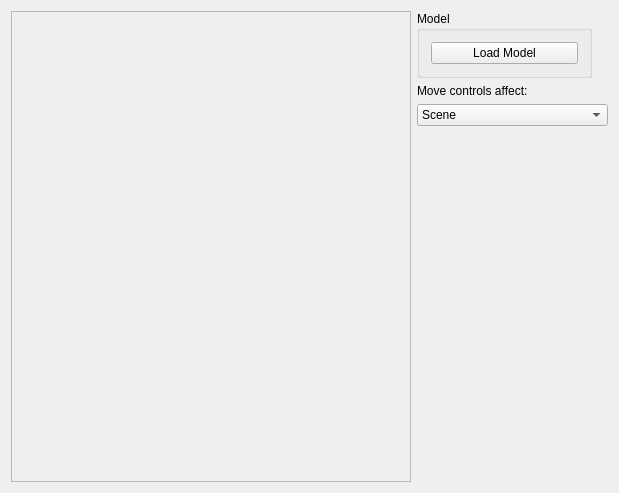
<?xml version="1.0" encoding="UTF-8"?>
<ui version="4.0">
 <class>PhongWindow</class>
 <widget class="QWidget" name="PhongWindow">
  <property name="geometry">
   <rect>
    <x>0</x>
    <y>0</y>
    <width>619</width>
    <height>493</height>
   </rect>
  </property>
  <property name="windowTitle">
   <string>Phong Shading</string>
  </property>
  <layout class="QGridLayout" name="gridLayout_3">
   <item row="0" column="0">
    <layout class="QHBoxLayout" name="horizontalLayout_2">
     <item>
      <widget class="QFrame" name="qGLFrame">
       <property name="minimumSize">
        <size>
         <width>400</width>
         <height>400</height>
        </size>
       </property>
       <property name="frameShape">
        <enum>QFrame::StyledPanel</enum>
       </property>
       <property name="frameShadow">
        <enum>QFrame::Raised</enum>
       </property>
      </widget>
     </item>
     <item>
      <layout class="QVBoxLayout" name="verticalLayout">
       <item>
        <widget class="QGroupBox" name="groupBox">
         <property name="sizePolicy">
          <sizepolicy hsizetype="Fixed" vsizetype="Preferred">
           <horstretch>0</horstretch>
           <verstretch>0</verstretch>
          </sizepolicy>
         </property>
         <property name="minimumSize">
          <size>
           <width>175</width>
           <height>0</height>
          </size>
         </property>
         <property name="maximumSize">
          <size>
           <width>175</width>
           <height>16777215</height>
          </size>
         </property>
         <property name="title">
          <string>Model </string>
         </property>
         <layout class="QGridLayout" name="gridLayout">
          <item row="0" column="0">
           <widget class="QPushButton" name="qLoadModelButton">
            <property name="text">
             <string>Load Model</string>
            </property>
           </widget>
          </item>
         </layout>
        </widget>
       </item>
       <item>
        <widget class="QLabel" name="label">
         <property name="text">
          <string>Move controls affect:</string>
         </property>
        </widget>
       </item>
       <item>
        <widget class="QComboBox" name="MoveControlsComboBox">
         <item>
          <property name="text">
           <string>Scene</string>
          </property>
         </item>
         <item>
          <property name="text">
           <string>Camera</string>
          </property>
         </item>
        </widget>
       </item>
       <item>
        <spacer name="verticalSpacer">
         <property name="orientation">
          <enum>Qt::Vertical</enum>
         </property>
         <property name="sizeHint" stdset="0">
          <size>
           <width>20</width>
           <height>40</height>
          </size>
         </property>
        </spacer>
       </item>
      </layout>
     </item>
    </layout>
   </item>
  </layout>
 </widget>
 <layoutdefault spacing="6" margin="11"/>
 <resources/>
 <connections/>
</ui>
